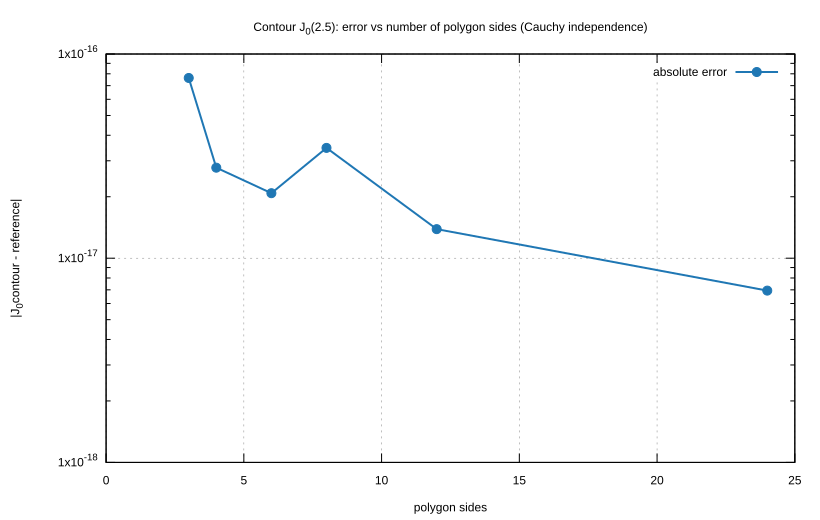

Write the gnuplot code that produced this figure.
set terminal svg size 820,520 background "white"
set output "plot_bessel_convergence.svg"
set title "Contour J_0(2.5): error vs number of polygon sides (Cauchy independence)"
set xlabel "polygon sides"
set ylabel "|J_0 contour - reference|"
set logscale y
set grid
set key top right
plot "bessel_polygon_convergence.data" u 1:2 w lp pt 7 ps 1.0 lw 2 lc rgb "#1f77b4" t "absolute error"
